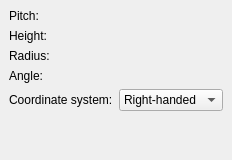
        <widget class="QWidget" name="page8_helix">
         <layout class="QGridLayout">
          <property name="leftMargin">
           <number>9</number>
          </property>
          <property name="topMargin">
           <number>9</number>
          </property>
          <property name="rightMargin">
           <number>9</number>
          </property>
          <property name="bottomMargin">
           <number>9</number>
          </property>
          <property name="spacing">
           <number>6</number>
          </property>
          <item row="0" column="0">
           <layout class="QGridLayout">
            <property name="leftMargin">
             <number>0</number>
            </property>
            <property name="topMargin">
             <number>0</number>
            </property>
            <property name="rightMargin">
             <number>0</number>
            </property>
            <property name="bottomMargin">
             <number>0</number>
            </property>
            <property name="spacing">
             <number>6</number>
            </property>
            <item row="0" column="0">
             <widget class="QLabel" name="label_7">
              <property name="text">
               <string>Pitch:</string>
              </property>
             </widget>
            </item>
            <item row="0" column="1">
             <widget class="Gui::QuantitySpinBox" name="helixPitch" native="true">
              <property name="keyboardTracking" stdset="0">
               <bool>false</bool>
              </property>
              <property name="unit" stdset="0">
               <string notr="true">mm</string>
              </property>
              <property name="value" stdset="0">
               <double>1.000000000000000</double>
              </property>
             </widget>
            </item>
            <item row="1" column="0">
             <widget class="QLabel" name="label_8">
              <property name="text">
               <string>Height:</string>
              </property>
             </widget>
            </item>
            <item row="1" column="1">
             <widget class="Gui::QuantitySpinBox" name="helixHeight" native="true">
              <property name="keyboardTracking" stdset="0">
               <bool>false</bool>
              </property>
              <property name="unit" stdset="0">
               <string notr="true">mm</string>
              </property>
              <property name="value" stdset="0">
               <double>2.000000000000000</double>
              </property>
             </widget>
            </item>
            <item row="2" column="0">
             <widget class="QLabel" name="label_9">
              <property name="text">
               <string>Radius:</string>
              </property>
             </widget>
            </item>
            <item row="2" column="1">
             <widget class="Gui::QuantitySpinBox" name="helixRadius" native="true">
              <property name="keyboardTracking" stdset="0">
               <bool>false</bool>
              </property>
              <property name="unit" stdset="0">
               <string notr="true">mm</string>
              </property>
              <property name="value" stdset="0">
               <double>1.000000000000000</double>
              </property>
             </widget>
            </item>
            <item row="3" column="0">
             <widget class="QLabel" name="label_20">
              <property name="text">
               <string>Angle:</string>
              </property>
             </widget>
            </item>
            <item row="3" column="1">
             <widget class="Gui::QuantitySpinBox" name="helixAngle" native="true">
              <property name="keyboardTracking" stdset="0">
               <bool>false</bool>
              </property>
              <property name="unit" stdset="0">
               <string notr="true">deg</string>
              </property>
             </widget>
            </item>
            <item row="4" column="0">
             <widget class="QLabel" name="label_15">
              <property name="text">
               <string>Coordinate system:</string>
              </property>
             </widget>
            </item>
            <item row="4" column="1">
             <widget class="QComboBox" name="helixLocalCS">
              <item>
               <property name="text">
                <string>Right-handed</string>
               </property>
              </item>
              <item>
               <property name="text">
                <string>Left-handed</string>
               </property>
              </item>
             </widget>
            </item>
           </layout>
          </item>
          <item row="1" column="0">
           <spacer>
            <property name="orientation">
             <enum>Qt::Vertical</enum>
            </property>
            <property name="sizeHint" stdset="0">
             <size>
              <width>20</width>
              <height>40</height>
             </size>
            </property>
           </spacer>
          </item>
         </layout>
        </widget>
